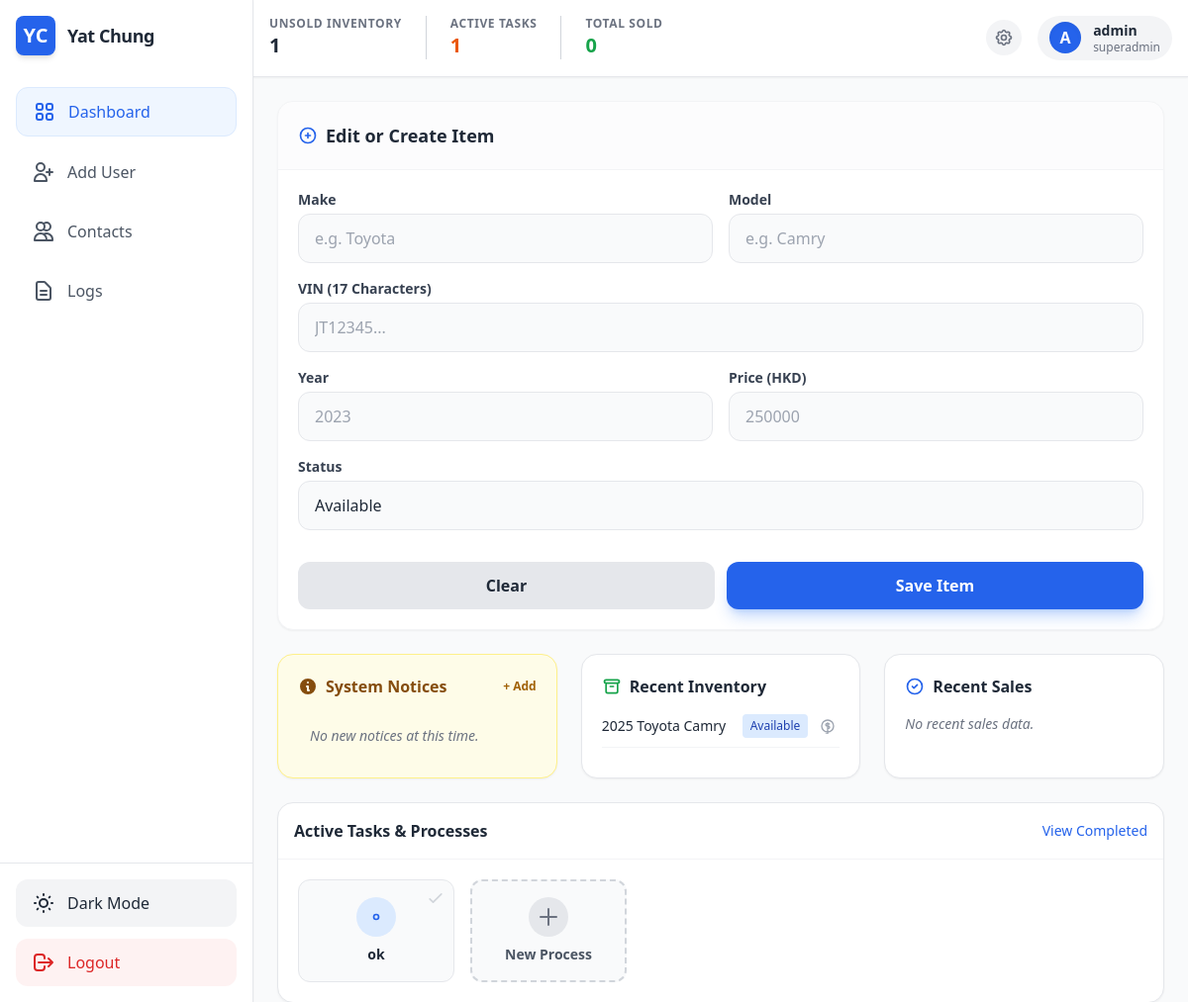
The page /dashboard (signed in) on the database as committed earlier.
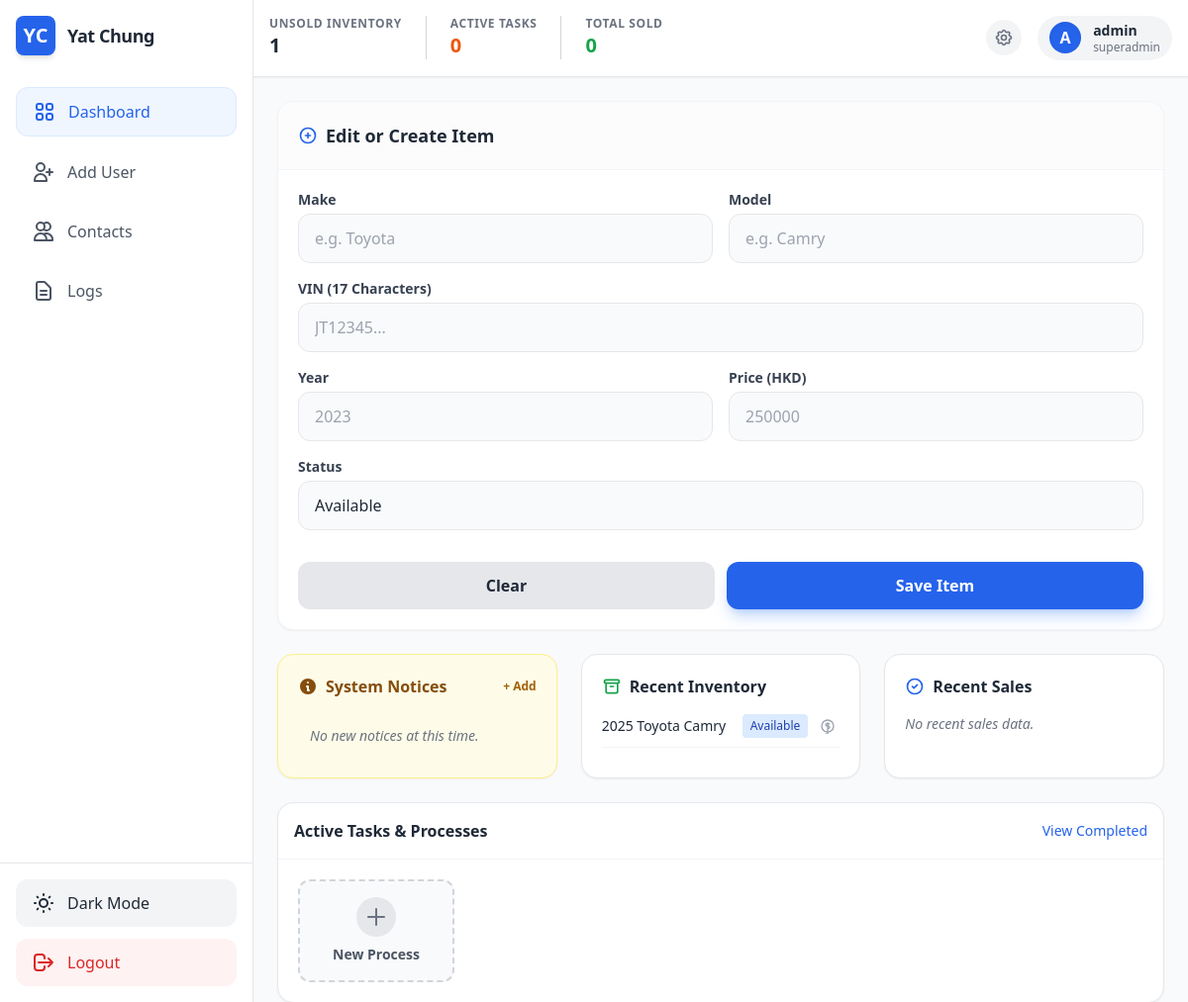
The same page on the database as committed later.
### app.py (models this page shows)
class Inventory(db.Model):
    __tablename__ = 'inventory'
    id = db.Column(db.Integer, primary_key=True)
    make = db.Column(db.String(50), nullable=False)
    model = db.Column(db.String(50), nullable=False)
    year = db.Column(db.Integer, nullable=False)
    vin = db.Column(db.String(17), unique=True, nullable=False)
    status = db.Column(db.String(20), default='Available')
    price = db.Column(db.Float, nullable=False)

class Task(db.Model):
    __tablename__ = 'tasks'
    id = db.Column(db.Integer, primary_key=True)
    description = db.Column(db.String(200), nullable=False)
    status = db.Column(db.String(20), default='Pending')
    assigned_to = db.Column(db.Integer, db.ForeignKey('users.id'), nullable=False)

### app.py (the view)
@app.route('/dashboard')
@login_required
def dashboard():
    inventory_items = Inventory.query.order_by(Inventory.id.desc()).all()
    tasks = Task.query.filter_by(assigned_to=current_user.id, status='Pending').all()
    sold_items = Inventory.query.filter_by(status='Sold').order_by(Inventory.id.desc()).all()
    notices = Notice.query.order_by(Notice.created_at.desc()).limit(5).all()
    return render_template(
        'dashboard.html',
        user=current_user,
        inventory=inventory_items,
        sold_items=sold_items,
        tasks=tasks,
        notices=notices,
        total_inventory=len([i for i in inventory_items if i.status != 'Sold']), # Count only unsold
        active_tasks=len(tasks),
        monthly_sales=len(sold_items)
    )

### app.py (called while the page is built)
@login_manager.user_loader
def load_user(user_id):
    return User.query.get(int(user_id))

### templates/dashboard.html (shortened to what the changed rows need)
<!DOCTYPE html>
<html lang="en" class="light">
<head>
    <script src="https://cdn.tailwindcss.com"></script>
</head>
<body class="bg-gray-50 dark:bg-gray-900 text-gray-800 dark:text-gray-100 h-screen flex overflow-hidden">
    <aside class="w-24 md:w-64 bg-white dark:bg-gray-800 border-r border-gray-200 dark:border-gray-700 flex flex-col justify-between shadow-sm z-10 transition-all">
        <div class="p-4">
            <div class="flex items-center justify-center md:justify-start gap-3 mb-8">
                <h1 class="hidden md:block font-bold text-lg tracking-tight">Yat Chung</h1>
            </div>
        </div>
    </aside>
    <main class="flex-1 flex flex-col h-full overflow-hidden relative">
        <header class="bg-white dark:bg-gray-800 border-b border-gray-200 dark:border-gray-700 p-4 flex justify-between items-center shadow-sm z-0">
            <div class="flex gap-6 overflow-x-auto hide-scrollbar">
                <div class="flex flex-col">
                    <span class="text-xs text-gray-500 dark:text-gray-400 uppercase font-bold tracking-wider">Active Tasks</span>
                    <span class="text-xl font-extrabold text-warning">{{ active_tasks }}</span>
                </div>
            </div>
        </header>
        <div class="flex-1 overflow-y-auto p-4 md:p-6">
            <div class="grid grid-cols-1 xl:grid-cols-3 gap-6 h-full">
                {% if user and user.role != 'investor' %}
                <div class="xl:col-span-1 bg-white dark:bg-gray-800 rounded-2xl shadow-sm border border-gray-100 dark:border-gray-700 flex flex-col">
                    <div class="p-5 border-b border-gray-100 dark:border-gray-700 bg-gray-50/50 dark:bg-gray-800/50 rounded-t-2xl">
                        <h2 class="font-bold text-lg text-gray-800 dark:text-white flex items-center gap-2">
                            <svg class="w-5 h-5 text-primary" fill="none" stroke="currentColor" viewBox="0 0 24 24"><path stroke-linecap="round" stroke-linejoin="round" stroke-width="2" d="M12 9v3m0 0v3m0-3h3m-3 0H9m12 0a9 9 0 11-18 0 9 9 0 0118 0z"></path></svg>
                            Edit or Create Item
                        </h2>
                    </div>
                </div>
                {% endif %}
                <div class="xl:col-span-2 flex flex-col gap-6">
                    <div class="grid grid-cols-1 lg:grid-cols-3 gap-6">
                        <div class="bg-white dark:bg-gray-800 border border-gray-200 dark:border-gray-700 rounded-2xl p-5 flex flex-col shadow-sm">
                            <ul class="space-y-3">
                                {% for item in inventory[:5] %}
                                <li class="flex justify-between items-center text-sm border-b border-gray-100 dark:border-gray-700 pb-2">
                                    <span class="font-medium">{{ item.year }} {{ item.make }} {{ item.model }}</span>
                                    <div class="flex items-center gap-2">
                                        <span class="text-xs bg-gray-100 text-gray-800 dark:bg-gray-700 dark:text-gray-300 px-2 py-1 rounded
                                            {% if item.status == 'Available' %} !bg-blue-100 !text-blue-800 dark:!bg-blue-900/30 dark:!text-blue-400 {% endif %}
                                            {% if item.status == 'Reserved' %} !bg-orange-100 !text-orange-800 dark:!bg-orange-900/30 dark:!text-orange-400 {% endif %}">
                                            {{ item.status }}
                                        </span>
                                        {% if item.status != 'Sold' and user and user.role != 'investor' %}
                                        <form action="{{ url_for('mark_sold', item_id=item.id) }}" method="POST" class="inline">
                                            <button type="submit" class="text-gray-400 hover:text-success p-1 transition-colors" title="Mark as Sold">
                                            </button>
                                        </form>
                                        {% endif %}
                                    </div>
                                </li>
                                {% else %}
                                    <li class="text-sm text-gray-500 italic">No inventory records found.</li>
                                {% endfor %}
                            </ul>
                        </div>
                    </div>
                    <div class="flex-1 bg-white dark:bg-gray-800 border border-gray-200 dark:border-gray-700 rounded-2xl flex flex-col shadow-sm">
                        <div class="p-5 grid grid-cols-2 md:grid-cols-4 lg:grid-cols-5 gap-4 overflow-y-auto hide-scrollbar">
                            {% for task in tasks %}
                            <form action="{{ url_for('complete_task', task_id=task.id) }}" method="POST" class="relative bg-gray-50 dark:bg-gray-900 border border-gray-200 dark:border-gray-700 rounded-xl p-4 flex flex-col items-center justify-center text-center gap-2 hover:border-success transition-all group cursor-pointer" onclick="this.submit()">
                                <div class="absolute top-2 right-2 text-gray-300 dark:text-gray-600 group-hover:text-success transition-colors">
                                    <svg class="w-5 h-5" fill="none" stroke="currentColor" viewBox="0 0 24 24"><path stroke-linecap="round" stroke-linejoin="round" stroke-width="2" d="M5 13l4 4L19 7"></path></svg>
                                </div>
                                <div class="w-10 h-10 rounded-full bg-blue-100 dark:bg-blue-900/30 text-primary flex items-center justify-center group-hover:bg-green-100 group-hover:text-success transition-colors">
                                    <svg class="w-5 h-5" fill="none" stroke="currentColor" viewBox="0 0 24 24"><path stroke-linecap="round" stroke-linejoin="round" stroke-width="2" d="M15 12a3 3 0 11-6 0 3 3 0 016 0z"></path></svg>
                                </div>
                                <span class="text-sm font-semibold group-hover:text-success transition-colors">{{ task.description }}</span>
                            </form>
                            {% endfor %}
                        </div>
                    </div>
                </div>
            </div>
        </div>
    </main>
</body>
</html>

Rows that differ between the two databases and show on the page:
no longer on this page (row edited): Task: description "ok"
Other text that changed with them:
{{ active_tasks }}: "1" → "0"
